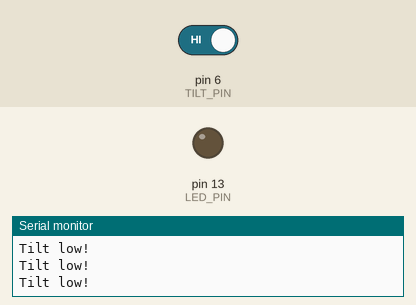
A sketch run on a simulated Arduino Uno, built with avr-gcc and run on an emulated ATmega328P. Shown: output pins drawn as LEDs (lit = HIGH), the last lines printed to the serial monitor. Inputs (shaded band) come from the test bench; at power-on: pin 6 (TILT_PIN) HIGH.

Above: at 1.2 s.
1.3 s: pin 6 (TILT_PIN) driven LOW
At 2.5 s:
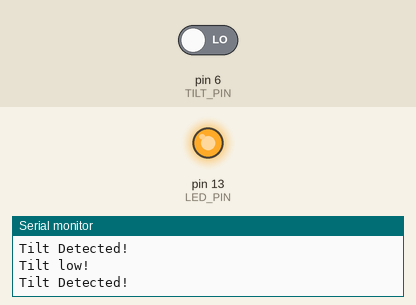
2.8 s: pin 6 (TILT_PIN) driven HIGH
At 3.7 s:
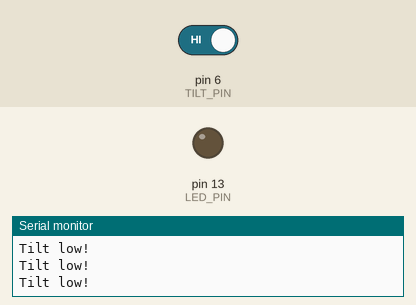
Timing chart, 0 to 5.8 s (numbered marks = the images above; inputs shaded):
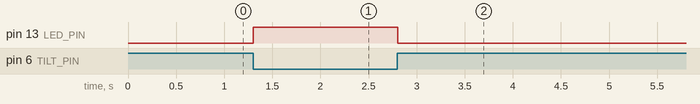

Measured:
- after the input at 1.3 s, pin 13 (LED_PIN): LOW → HIGH at once
- after the input at 2.8 s, pin 13 (LED_PIN): HIGH → LOW at once

The sketch:

tilt.ino
```cpp
const int TILT_PIN = 6;  // Tilt sensor pin
const int LED_PIN = 13;   // LED pin

void setup() {
  pinMode(TILT_PIN, INPUT);
  pinMode(LED_PIN, OUTPUT);

  Serial.begin(9600);
}

void loop() {
  int tiltValue = digitalRead(TILT_PIN);
Serial.println("Tilt low!");
  if (tiltValue == LOW) {
    Serial.println("Tilt Detected!");
    digitalWrite(LED_PIN, HIGH);  // Turn on the LED
  } else {
    digitalWrite(LED_PIN, LOW);   // Turn off the LED
  }

  delay(100);  // Adjust the delay as needed for debouncing or responsiveness
}
```
